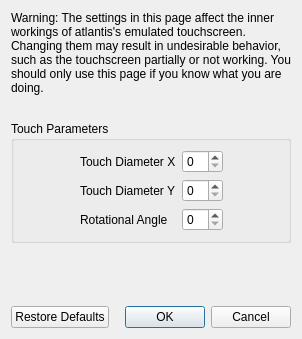
<?xml version="1.0" encoding="UTF-8"?>
<ui version="4.0">
 <class>ConfigureTouchscreenAdvanced</class>
 <widget class="QDialog" name="ConfigureTouchscreenAdvanced">
  <property name="geometry">
   <rect>
    <x>0</x>
    <y>0</y>
    <width>298</width>
    <height>339</height>
   </rect>
  </property>
  <property name="windowTitle">
   <string>Configure Touchscreen</string>
  </property>
  <layout class="QVBoxLayout" name="verticalLayout">
   <item>
    <widget class="QLabel" name="label_2">
     <property name="minimumSize">
      <size>
       <width>280</width>
       <height>0</height>
      </size>
     </property>
     <property name="text">
      <string>Warning: The settings in this page affect the inner workings of atlantis's emulated touchscreen. Changing them may result in undesirable behavior, such as the touchscreen partially or not working. You should only use this page if you know what you are doing.</string>
     </property>
     <property name="wordWrap">
      <bool>true</bool>
     </property>
    </widget>
   </item>
   <item>
    <spacer name="verticalSpacer_2">
     <property name="orientation">
      <enum>Qt::Vertical</enum>
     </property>
     <property name="sizeType">
      <enum>QSizePolicy::Fixed</enum>
     </property>
     <property name="sizeHint" stdset="0">
      <size>
       <width>20</width>
       <height>20</height>
      </size>
     </property>
    </spacer>
   </item>
   <item>
    <widget class="QGroupBox" name="gridGroupBox">
     <property name="title">
      <string>Touch Parameters</string>
     </property>
     <layout class="QGridLayout" name="gridLayout">
      <item row="0" column="0">
       <spacer name="horizontalSpacer">
        <property name="orientation">
         <enum>Qt::Horizontal</enum>
        </property>
        <property name="sizeHint" stdset="0">
         <size>
          <width>40</width>
          <height>20</height>
         </size>
        </property>
       </spacer>
      </item>
      <item row="1" column="1">
       <widget class="QLabel" name="label_4">
        <property name="text">
         <string>Touch Diameter Y</string>
        </property>
       </widget>
      </item>
      <item row="0" column="3">
       <spacer name="horizontalSpacer_2">
        <property name="orientation">
         <enum>Qt::Horizontal</enum>
        </property>
        <property name="sizeHint" stdset="0">
         <size>
          <width>40</width>
          <height>20</height>
         </size>
        </property>
       </spacer>
      </item>
      <item row="0" column="1">
       <widget class="QLabel" name="label_3">
        <property name="text">
         <string>Touch Diameter X</string>
        </property>
       </widget>
      </item>
      <item row="2" column="1">
       <widget class="QLabel" name="label_5">
        <property name="text">
         <string>Rotational Angle</string>
        </property>
       </widget>
      </item>
      <item row="0" column="2">
       <widget class="QSpinBox" name="diameter_x_box"/>
      </item>
      <item row="1" column="2">
       <widget class="QSpinBox" name="diameter_y_box"/>
      </item>
      <item row="2" column="2">
       <widget class="QSpinBox" name="angle_box"/>
      </item>
     </layout>
    </widget>
   </item>
   <item>
    <spacer name="verticalSpacer">
     <property name="orientation">
      <enum>Qt::Vertical</enum>
     </property>
     <property name="sizeHint" stdset="0">
      <size>
       <width>20</width>
       <height>40</height>
      </size>
     </property>
    </spacer>
   </item>
   <item>
    <layout class="QHBoxLayout" name="horizontalLayout">
     <item>
      <widget class="QPushButton" name="restore_defaults_button">
       <property name="text">
        <string>Restore Defaults</string>
       </property>
      </widget>
     </item>
     <item>
      <widget class="QDialogButtonBox" name="buttonBox">
       <property name="standardButtons">
        <set>QDialogButtonBox::Cancel|QDialogButtonBox::Ok</set>
       </property>
      </widget>
     </item>
    </layout>
   </item>
  </layout>
 </widget>
 <resources/>
 <connections>
  <connection>
   <sender>buttonBox</sender>
   <signal>accepted()</signal>
   <receiver>ConfigureTouchscreenAdvanced</receiver>
   <slot>accept()</slot>
  </connection>
  <connection>
   <sender>buttonBox</sender>
   <signal>rejected()</signal>
   <receiver>ConfigureTouchscreenAdvanced</receiver>
   <slot>reject()</slot>
   </connection>
 </connections>
</ui>
